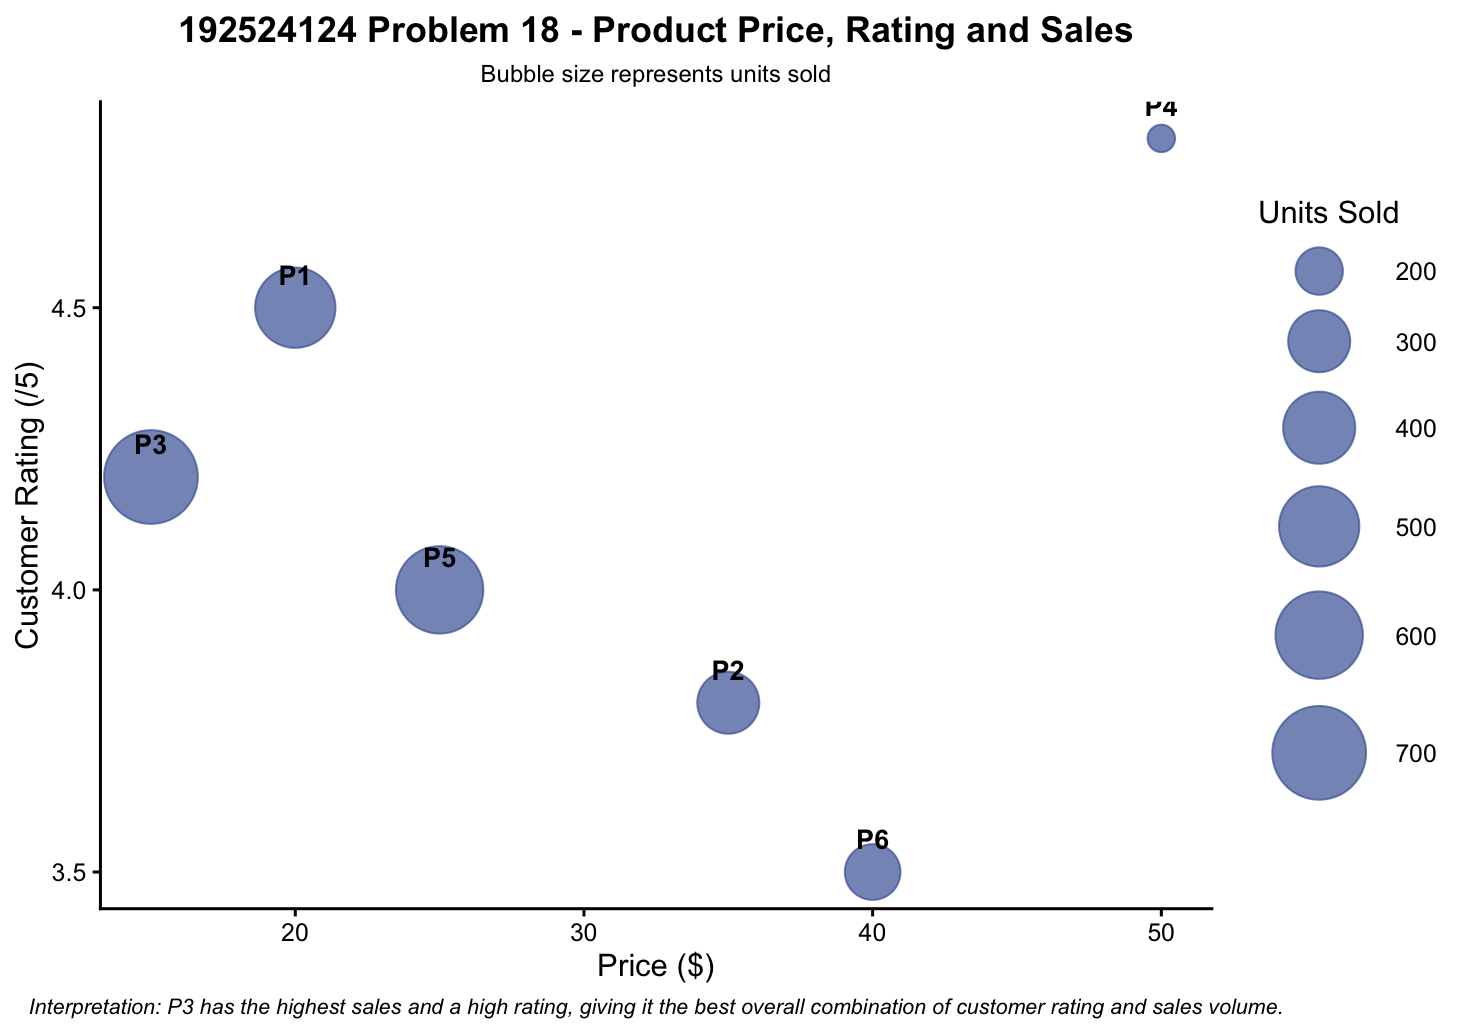

This figure's R source:
# Problem 18 - Bubble Chart

library(ggplot2)

product_data <- data.frame(
  Product = c("P1", "P2", "P3", "P4", "P5", "P6"),
  Price = c(20, 35, 15, 50, 25, 40),
  Rating = c(4.5, 3.8, 4.2, 4.8, 4.0, 3.5),
  Units_Sold = c(500, 300, 700, 150, 600, 250)
)

ggplot(
  product_data,
  aes(
    x = Price,
    y = Rating,
    size = Units_Sold
  )
) +
  geom_point(
    color = "#4563A3",
    alpha = 0.7
  ) +
  geom_text(
    aes(
      label = Product
    ),
    vjust = -1.2,
    size = 4,
    fontface = "bold"
  ) +
  scale_size_continuous(
    range = c(5, 18)
  ) +
  labs(
    title = "192524124 Problem 18 - Product Price, Rating and Sales",
    subtitle = "Bubble size represents units sold",
    x = "Price ($)",
    y = "Customer Rating (/5)",
    size = "Units Sold",
    caption = "Interpretation: P3 has the highest sales and a high rating, giving it the best overall combination of customer rating and sales volume."
  ) +
  theme_classic(base_size = 13) +
  theme(
    plot.title = element_text(
      hjust = 0.5,
      face = "bold",
      size = 15
    ),
    plot.subtitle = element_text(
      hjust = 0.5,
      size = 10
    ),
    plot.caption = element_text(
      hjust = 0.5,
      size = 9,
      face = "italic"
    )
  )
